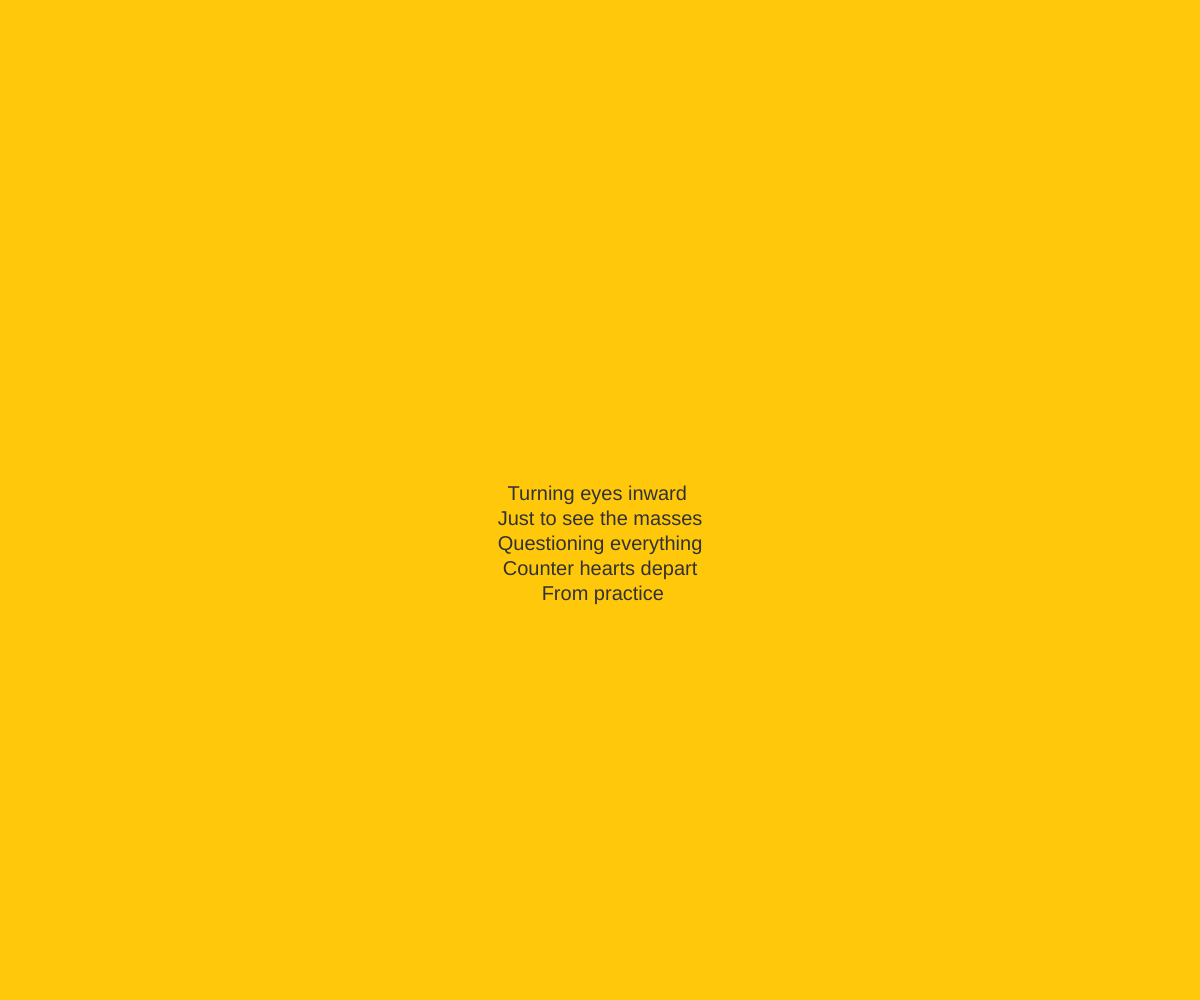
Frame 1 (no input)
Frame 60 (no input): identical to frame 1, image omitted
Frame 120 (the mouse pressed at the canvas centre since frame 60): identical to frame 1, image omitted

The p5.js sketch that drew this single still picture (run headless with seeded random() and noise() and a simulated clock; from frame 60 on, the mouse is pressed at the canvas centre):

// p5.js sketch
// ── sketch.js
var compassHeading = 0;
var txts = ["Turning eyes inward \n Just to see the masses \n Questioning everything \n Counter hearts depart \n From practice", "Morals have no place in American business \n It's a city of madness \n And merry men's wishes \n Where the ones who did have it \n Are the ones who won't miss it \n Define greatness", "These poetics aren't for you \n But the magic in the hat \n It's the ones with frontal views \n Seeing white when you're black \n So just play the telephone \n Knowing truth is in the back", "Music deafening noise inside me \n As the parent city denies it \n The voice of city washed out \n By the ones who could affort to buy it \n The game's forever running"];

function setup()
{
	createCanvas(window.innerWidth, window.innerHeight, P2D);
}

function draw()
{
  background(255, 210, 10);
  //rotateX(radians(rotationX));
  //rotateY(radians(rotationY));
  fill(50);
  textSize(20)
  textAlign(CENTER)
  translate(width/2, height/2)

  if(compassHeading < 45 || compassHeading > 315)
	{
		  background(255, 200, 10);
  		text(txts[0],0,0)
  }
	else if (compassHeading > 45 && compassHeading < 135)
	{
			background(255, 190, 10);
			text(txts[1], 0, 0)
	}
	else if (compassHeading > 135 && compassHeading < 225)
	{
		  background(255, 180, 10);
			text(txts[2], 0, 0)
	}
	else if (compassHeading > 225 && compassHeading < 315)
	{
			background(255, 170, 10);
			text(txts[3], 0, 0)
	}
	else
	{
  		text(compassHeading,0,0)
  }
}
window.addEventListener('deviceorientation', function(e)
{
  alpha = e.alpha;
  beta = e.beta;
  gamma = e.gamma;
  if (e.webkitCompassHeading)
	{
  	compassHeading = e.webkitCompassHeading;
  }
	else
	{
    compassHeading = alpha;
  }
});
